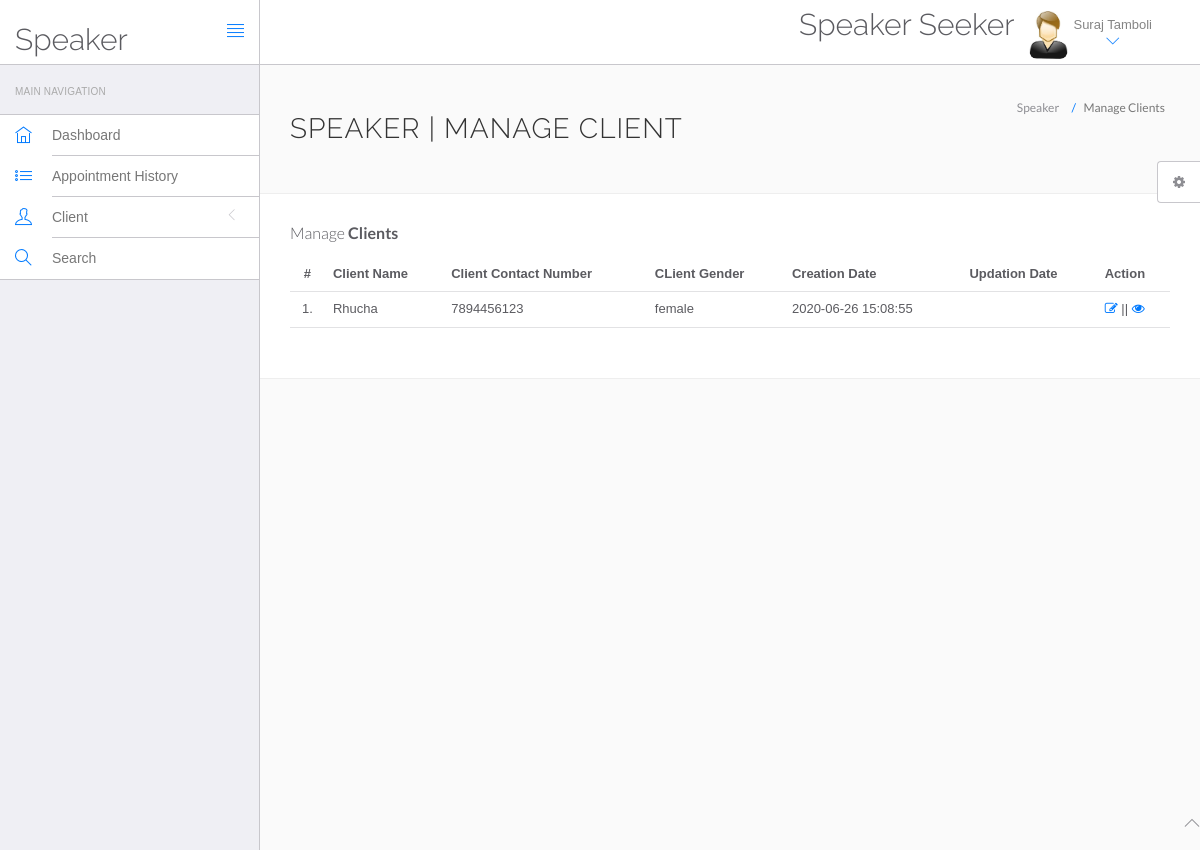
Page /speaker/sms/speaker/manage-client.php (signed in) on the committed database.
### tables this page shows
CREATE TABLE `speaker` (
  `id` int(11) NOT NULL,
  `specilization` varchar(255) DEFAULT NULL,
  `speakerName` varchar(255) DEFAULT NULL,
  `address` longtext DEFAULT NULL,
  `speFees` varchar(255) DEFAULT NULL,
  `contactno` bigint(11) DEFAULT NULL,
  `speEmail` varchar(255) DEFAULT NULL,
  `speImage` varchar(150) NOT NULL,
  `password` varchar(255) DEFAULT NULL,
  `creationDate` timestamp NULL DEFAULT current_timestamp(),
  `updationDate` timestamp NULL DEFAULT NULL ON UPDATE current_timestamp()
);

CREATE TABLE `tblclient` (
  `ID` int(10) NOT NULL,
  `Speid` int(10) DEFAULT NULL,
  `ClientName` varchar(200) DEFAULT NULL,
  `ClientContno` bigint(10) DEFAULT NULL,
  `ClientEmail` varchar(200) DEFAULT NULL,
  `ClientGender` varchar(50) DEFAULT NULL,
  `ClientAdd` mediumtext DEFAULT NULL,
  `ClientAge` int(10) DEFAULT NULL,
  `Clientapphis` mediumtext DEFAULT NULL,
  `CreationDate` timestamp NULL DEFAULT current_timestamp(),
  `UpdationDate` timestamp NULL DEFAULT NULL ON UPDATE current_timestamp()
);

### speaker/sms/speaker/manage-client.php (the view, shortened to what this page needs)
<?php
include('include/config.php');
?>
<!DOCTYPE html>
<html lang="en">
	<head>
		<link rel="stylesheet" href="vendor/bootstrap/css/bootstrap.min.css">
		<link rel="stylesheet" href="vendor/fontawesome/css/font-awesome.min.css">
		<link rel="stylesheet" href="vendor/themify-icons/themify-icons.min.css">
		<link href="vendor/animate.css/animate.min.css" rel="stylesheet" media="screen">
		<link href="vendor/perfect-scrollbar/perfect-scrollbar.min.css" rel="stylesheet" media="screen">
		<link href="vendor/switchery/switchery.min.css" rel="stylesheet" media="screen">
		<link href="vendor/bootstrap-touchspin/jquery.bootstrap-touchspin.min.css" rel="stylesheet" media="screen">
		<link href="vendor/select2/select2.min.css" rel="stylesheet" media="screen">
		<link href="vendor/bootstrap-datepicker/bootstrap-datepicker3.standalone.min.css" rel="stylesheet" media="screen">
		<link href="vendor/bootstrap-timepicker/bootstrap-timepicker.min.css" rel="stylesheet" media="screen">
		<link rel="stylesheet" href="assets/css/styles.css">
		<link rel="stylesheet" href="assets/css/plugins.css">
		<link rel="stylesheet" href="assets/css/themes/theme-1.css" id="skin_color" />
	</head>
	<body>
		<div id="app">
<?php include('include/sidebar.php');?>
<div class="app-content">
<?php include('include/header.php');?>
<div class="main-content" >
<div class="wrap-content container" id="container">
<section id="page-title">
<div class="row">
<div class="col-sm-8">
<h1 class="mainTitle">Speaker | Manage Client</h1>
</div>
<ol class="breadcrumb">
<li>
<span>Speaker</span>
</li>
<li class="active">
<span>Manage Clients</span>
</li>
</ol>
</div>
</section>
<div class="container-fluid container-fullw bg-white">
<div class="row">
<div class="col-md-12">
<h5 class="over-title margin-bottom-15">Manage <span class="text-bold">Clients</span></h5>
<table class="table table-hover" id="sample-table-1">
<thead>
<tr>
<th class="center">#</th>
<th>Client Name</th>
<th>Client Contact Number</th>
<th>CLient Gender </th>
<th>Creation Date </th>
<th>Updation Date </th>
<th>Action</th>
</tr>
</thead>
<tbody>
<?php
$speid=$_SESSION['id'];
$sql=mysqli_query($con,"select * from tblclient where Speid='$speid' ");
$cnt=1;
while($row=mysqli_fetch_array($sql))
{
?>
<tr>
<td class="center"><?php echo $cnt;?>.</td>
<td class="hidden-xs"><?php echo $row['ClientName'];?></td>
<td><?php echo $row['ClientContno'];?></td>
<td><?php echo $row['ClientGender'];?></td>
<td><?php echo $row['CreationDate'];?></td>
<td><?php echo $row['UpdationDate'];?>
</td>
<td>
<a href="edit-client.php?editid=<?php echo $row['ID'];?>"><i class="fa fa-edit"></i></a> || <a href="view-client.php?viewid=<?php echo $row['ID'];?>"><i class="fa fa-eye"></i></a>
</td>
</tr>
<?php
$cnt=$cnt+1;
 }?></tbody>
</table>
</div>
</div>
</div>
</div>
</div>
</div>
</div>
	<?php include('include/footer.php');?>
	<?php include('include/setting.php');?>
	</body>
</html>

### speaker/sms/speaker/include/header.php (shortened to what this page needs)
<header class="navbar navbar-default navbar-static-top">
					<div class="navbar-header">
						<a class="navbar-brand" href="#">
							<h2 style="padding-top:20% ">Speaker</h2>
						</a>
						<a href="#" class="sidebar-toggler pull-right visible-md visible-lg" data-toggle-class="app-sidebar-closed" data-toggle-target="#app">
							<i class="ti-align-justify"></i>
						</a>
					</div>
					<div class="navbar-collapse collapse">
						<ul class="nav navbar-right">
								<li  style="padding-top:2% ">
								<h2>Speaker Seeker</h2>
							</li>
							<li class="dropdown current-user">
								<a href class="dropdown-toggle" data-toggle="dropdown">
									<img src="assets/images/images.jpg" > <span class="username">
									<?php $query=mysqli_query($con,"select speakerName from speaker where id='".$_SESSION['id']."'");
while($row=mysqli_fetch_array($query))
{
	echo $row['speakerName'];
}
									?> <i class="ti-angle-down"></i></i></span>
								</a>
							</li>
						</ul>
					</div>
				</header>

### speaker/sms/speaker/assets/css/themes/theme-1.css (style rules this page uses)
body { background: #FAFAFA; }
header .navbar-header { background: #ffffff !important; border-right-color: #c8c7cc !important; border-bottom-color: #c8c7cc !important; }
header .navbar-header .sidebar-toggler, header .navbar-header .sidebar-mobile-toggler { color: #007aff !important; }
header .navbar-header .navbar-brand { color: #777 !important; }
header .navbar-collapse { background: #ffffff !important; border-bottom-color: #c8c7cc !important; box-shadow: none !important; }
header .navbar-collapse .navbar-right > li > a { color: #777; }
header .navbar-collapse .navbar-right > li > a i { color: #007aff !important; }

### rows in the picture
speaker: speakerName "Suraj Tamboli"
tblclient: ClientName "Rhucha", ClientContno "7894456123", ClientGender "female", CreationDate "2020-06-26 15:08:55"
